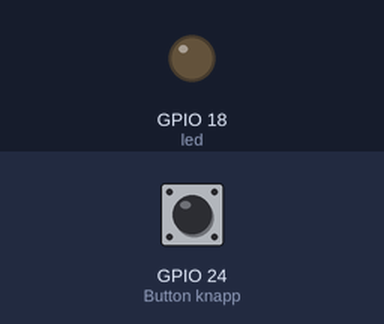
The program below on a simulated Raspberry Pi (BCM pin numbers). Parts: output pins drawn as LEDs (lit = HIGH). The test bench sets the inputs (shaded band); at power-on: GPIO 24 (Button knapp) HIGH. The clock reads 2024-03-15 10:24:30 at power-on unless the program sets it; the camera gives no picture and a still takes 0.5 s.

Above: at 1.2 s.
1.3 s: GPIO 24 (Button knapp) pulled LOW for 0.15 s
At 2.4 s:
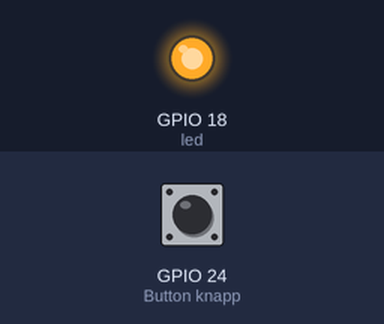
4.4 s: GPIO 24 (Button knapp) pulled LOW for 1 s
At 7.9 s:
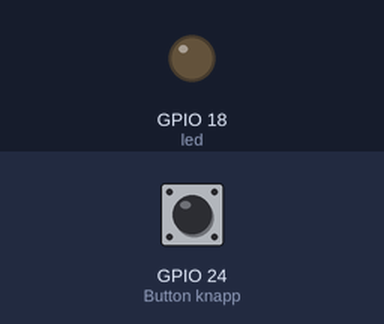
8.4 s: GPIO 24 (Button knapp) pulled LOW for 3.2 s
At 9.0 s:
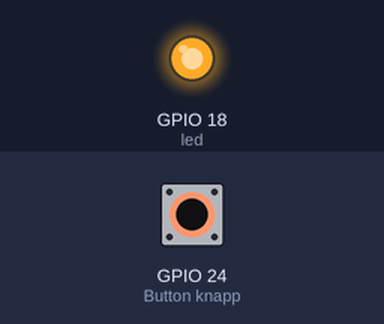
Timing chart, 0 to 12.4 s (numbered marks = the images above; inputs shaded):
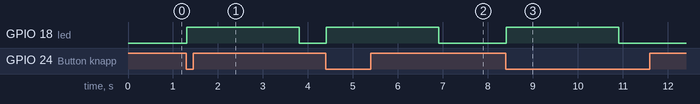

The program:

fotoboks.py
```python
"""Fotoboks: trykk på knappen (GPIO 24) for å ta et bilde. LED-en (GPIO 18) lyser mens bildet tas."""
import time
from datetime import datetime
from pathlib import Path
from signal import pause

from gpiozero import LED, Button
from picamera2 import Picamera2

led = LED(18)
knapp = Button(24)  # Intern pull-up: knappen kobles mellom GPIO 24 og GND
kamera = Picamera2()
kamera.start()


def ta_bilde():
    led.on()
    tidspunkt = datetime.now().strftime("%Y%m%d_%H%M%S")
    kamera.capture_file(str(Path.home() / f"foto_{tidspunkt}.jpg"))
    time.sleep(2)
    led.off()


knapp.when_pressed = ta_bilde
pause()
```

Measured:
- after the input at 1.3 s, GPIO 18 (led): LOW → HIGH at once, → LOW 2.5 s later
- after the input at 4.4 s, GPIO 18 (led): LOW → HIGH at once, → LOW 2.5 s later
- after the input at 8.4 s, GPIO 18 (led): LOW → HIGH at once, → LOW 2.5 s later
